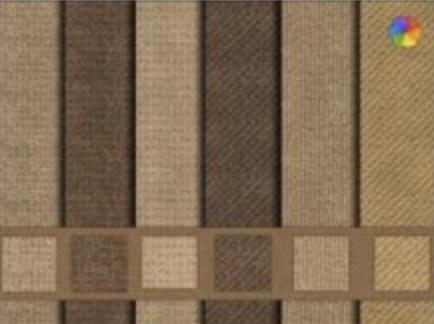
#> input picture basics/Image Processing/bilateral.png, 434 x 324 px
$ jupyter execute 'Image Filtering.ipynb'   (older library calls are emulated)
#> lines starting #> are read from the running program, lines starting #| are printed output that depends on the picture
https://docs.opencv.org/4.1.0/d4/d86/group__imgproc__filter.html

## Enumerations

enum  	cv::MorphShapes {
  cv::MORPH_RECT = 0,
  cv::MORPH_CROSS = 1,
  cv::MORPH_ELLIPSE = 2
}
 	shape of the structuring element More...

enum  	cv::MorphTypes {
  cv::MORPH_ERODE = 0,
  cv::MORPH_DILATE = 1,
  cv::MORPH_OPEN = 2,
  cv::MORPH_CLOSE = 3,
  cv::MORPH_GRADIENT = 4,
  cv::MORPH_TOPHAT = 5,
  cv::MORPH_BLACKHAT = 6,
  cv::MORPH_HITMISS = 7
}
 	type of morphological operation More...

enum  	cv::SpecialFilter { cv::FILTER_SCHARR = -1 }

## Functions

void 	cv::`bilateralFilter` (InputArray src, OutputArray dst, int d, double sigmaColor, double sigmaSpace, int borderType=BORDER_DEFAULT)
 	Applies the bilateral filter to an image. More...

void 	cv::`blur` (InputArray src, OutputArray dst, Size ksize, Point anchor=Point(-1,-1), int borderType=BORDER_DEFAULT)
 	Blurs an image using the normalized box filter. More...

void 	cv::`boxFilter` (InputArray src, OutputArray dst, int ddepth, Size ksize, Point anchor=Point(-1,-1), bool normalize=true, int borderType=BORDER_DEFAULT)
 	Blurs an image using the box filter. More...

void 	cv::`buildPyramid` (InputArray src, OutputArrayOfArrays dst, int maxlevel, int borderType=BORDER_DEFAULT)
 	Constructs the Gaussian pyramid for an image. More...

void 	cv::`dilate` (InputArray src, OutputArray dst, InputArray kernel, Point anchor=Point(-1,-1), int iterations=1, int borderType=BORDER_CONSTANT, const Scalar &borderValue=morphologyDefaultBorderValue())
 	Dilates an image by using a specific structuring element. More...

void 	cv::`erode` (InputArray src, OutputArray dst, InputArray kernel, Point anchor=Point(-1,-1), int iterations=1, int borderType=BORDER_CONSTANT, const Scalar &borderValue=morphologyDefaultBorderValue())
 	Erodes an image by using a specific structuring element. More...

void 	cv::`filter2D` (InputArray src, OutputArray dst, int ddepth, InputArray kernel, Point anchor=Point(-1,-1), double delta=0, int borderType=BORDER_DEFAULT)
 	Convolves an image with the kernel. More...

void 	cv::`GaussianBlur` (InputArray src, OutputArray dst, Size ksize, double sigmaX, double sigmaY=0, int borderType=BORDER_DEFAULT)
 	Blurs an image using a Gaussian filter. More...

void 	cv::`getDerivKernels` (OutputArray kx, OutputArray ky, int dx, int dy, int ksize, bool normalize=false, int ktype=CV_32F)
 	Returns filter coefficients for computing spatial image derivatives. More...

Mat 	cv::`getGaborKernel` (Size ksize, double sigma, double theta, double lambd, double gamma, double psi=CV_PI *0.5, int ktype=CV_64F)
 	Returns Gabor filter coefficients. More...

Mat 	cv::`getGaussianKernel` (int ksize, double sigma, int ktype=CV_64F)
 	Returns Gaussian filter coefficients. More...

Mat 	cv::`getStructuringElement` (int shape, Size ksize, Point anchor=Point(-1,-1))
 	Returns a structuring element of the specified size and shape for morphological operations. More...

void 	cv::`Laplacian` (InputArray src, OutputArray dst, int ddepth, int ksize=1, double scale=1, double delta=0, int borderType=BORDER_DEFAULT)
 	Calculates the Laplacian of an image. More...

void 	cv::`medianBlur` (InputArray src, OutputArray dst, int ksize)
 	Blurs an image using the median filter. More...

static Scalar 	cv::`morphologyDefaultBorderValue` ()
 	returns "magic" border value for erosion and dilation. It is automatically transformed to Scalar::all(-DBL_MAX) for dilation. More...

void 	cv::`morphologyEx` (InputArray src, OutputArray dst, int op, InputArray kernel, Point anchor=Point(-1,-1), int iterations=1, int borderType=BORDER_CONSTANT, const Scalar &borderValue=morphologyDefaultBorderValue())
 	Performs advanced morphological transformations. More...

void 	cv::`pyrDown` (InputArray src, OutputArray dst, const Size &dstsize=Size(), int borderType=BORDER_DEFAULT)
 	Blurs an image and downsamples it. More...

void 	cv::`pyrMeanShiftFiltering` (InputArray src, OutputArray dst, double sp, double sr, int maxLevel=1, TermCriteria termcrit=TermCriteria(TermCriteria::MAX_ITER+TermCriteria::EPS, 5, 1))
 	Performs initial step of meanshift segmentation of an image. More...

void 	cv::`pyrUp` (InputArray src, OutputArray dst, const Size &dstsize=Size(), int borderType=BORDER_DEFAULT)
 	Upsamples an image and then blurs it. More...

void 	cv::`Scharr` (InputArray src, OutputArray dst, int ddepth, int dx, int dy, double scale=1, double delta=0, int borderType=BORDER_DEFAULT)
 	Calculates the first x- or y- image derivative using Scharr operator. More...

void 	cv::`sepFilter2D` (InputArray src, OutputArray dst, int ddepth, InputArray kernelX, InputArray kernelY, Point anchor=Point(-1,-1), double delta=0, int borderType=BORDER_DEFAULT)
 	Applies a separable linear filter to an image. More...

void 	cv::`Sobel` (InputArray src, OutputArray dst, int ddepth, int dx, int dy, int ksize=3, double scale=1, double delta=0, int borderType=BORDER_DEFAULT)
 	Calculates the first, second, third, or mixed image derivatives using an extended Sobel operator. More...

void 	cv::`spatialGradient` (InputArray src, OutputArray dx, OutputArray dy, int ksize=3, int borderType=BORDER_DEFAULT)
 	Calculates the first order image derivative in both x and y using a Sobel operator. More...

void 	cv::`sqrBoxFilter` (InputArray src, OutputArray dst, int ddepth, Size ksize, Point anchor=Point(-1, -1), bool normalize=true, int borderType=BORDER_DEFAULT)
 	Calculates the normalized sum of squares of the pixel values overlapping the filter. More...


## Detailed Description

Functions and classes described in this section are used to perform various linear or non-linear filtering operations on 2D images (represented as Mat's). It means that for each pixel location (x,y) in the source image (normally, rectangular), its neighborhood is considered and used to compute the response. In case of a linear filter, it is a weighted sum of pixel values. In case of morphological operations, it is the minimum or maximum values, and so on. The computed response is stored in the destination image at the same location (x,y). It means that the output image will be of the same size as the input image. Normally, the functions support multi-channel arrays, in which case every channel is processed independently. Therefore, the output image will also have the same number of channels as the input one.

Another common feature of the functions and classes described in this section is that, unlike simple arithmetic functions, they need to extrapolate values of some non-existing pixels. For example, if you want to smooth an image using a Gaussian 3×3 filter, then, when processing the left-most pixels in each row, you need pixels to the left of them, that is, outside of the image. You can let these pixels be the same as the left-most image pixels ("replicated border" extrapolation method), or assume that all the non-existing pixels are zeros ("constant border" extrapolation method), and so on. OpenCV enables you to specify the extrapolation method. For details, see BorderTypes

---

## bilateralFilter() 双边滤波

双边滤波的参考
http://homepages.inf.ed.ac.uk/rbf/CVonline/LOCAL_COPIES/MANDUCHI1/Bilateral_Filtering.html

§ bilateralFilter()

dst	=	cv.bilateralFilter(	src, d, sigmaColor, sigmaSpace[, dst[, borderType]]	)

Parameters
- src	Source 8-bit or floating-point, 1-channel or 3-channel image.
- dst	Destination image of the same size and type as src .
- d	Diameter of each pixel neighborhood that is used during filtering. If it is non-positive, it is computed from sigmaSpace.
- sigmaColor	Filter sigma in the color space. A larger value of the parameter means that farther colors within the pixel neighborhood (see sigmaSpace) will be mixed together, resulting in larger areas of semi-equal color.
- sigmaSpace	Filter sigma in the coordinate space. A larger value of the parameter means that farther pixels will influence each other as long as their colors are close enough (see sigmaColor ). When d>0, it specifies the neighborhood size regardless of sigmaSpace. Otherwise, d is proportional to sigmaSpace.
- borderType	border mode used to extrapolate pixels outside of the image, see BorderTypes


双边滤波器可以去除无关噪声，同时保持较好的边缘信息。
但是，其速度比绝大多数滤波器都慢。
关于双边滤波，可以参考：Bilateral Filter
关于2个sigma参数：

简单起见，可以令2个sigma的值相等；
如果他们很小（小于10），那么滤波器几乎没有什么效果；
如果他们很大（大于150），那么滤波器的效果会很强，使图像显得非常卡通化；
关于参数d：

过大的滤波器（d>5）执行效率低。
对于实时应用，建议取d=5；
对于需要过滤严重噪声的离线应用，可取d=9；
d>0时，由d指定邻域直径；
d<=0时，d会自动由sigmaSpace的值确定，且d与sigmaSpace成正比；

[cell 1]
import cv2
import matplotlib.pyplot as plt

[cell 2]
img = cv2.imread("bilateral.png")
#> img is the input picture: shape (324, 434, 3); mean B, G, R 82.5, 108.5, 130.1
img = cv2.cvtColor(img, cv2.COLOR_BGR2RGB)

[cell 3]
plt.imshow(img)

[cell 4]
src = img.copy()

[cell 5]
img = cv2.bilateralFilter(img, 9,75,75)

[cell 6]
plt.subplot(121)
plt.imshow(src)
plt.subplot(122)
plt.imshow(img)
plt.show()
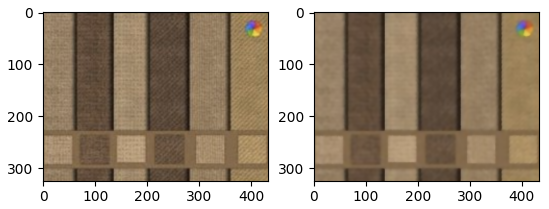
#> figure drawn by matplotlib, 2 panels

---

## blur  均值滤波

Blurs an image using the normalized box filter.

The function smooths an image using the kernel:

The call blur(src, dst, ksize, anchor, borderType) is equivalent to boxFilter(src, dst, src.type(), anchor, true, borderType).


dst	=	cv.blur(	src, ksize[, dst[, anchor[, borderType]]]	)


Parameters
- src	input image; it can have any number of channels, which are processed independently, but the depth should be CV_8U, CV_16U, CV_16S, CV_32F or CV_64F.
- dst	output image of the same size and type as src.
- ksize	blurring kernel size.
- anchor	anchor point; default value Point(-1,-1) means that the anchor is at the kernel center.
- borderType	border mode used to extrapolate pixels outside of the image, see BorderTypes

参数详解如下：

第一个参数，InputArray类型的src，输入图像，即源图像，填Mat类的对象即可。该函数对通道是独立处理的，且可以处理任意通道数的图片，但需要注意，待处理的图片深度应该为CV_8U, CV_16U, CV_16S, CV_32F 以及 CV_64F之一。

第二个参数，OutputArray类型的dst，即目标图像，需要和源图片有一样的尺寸和类型。比如可以用Mat::Clone，以源图片为模板，来初始化得到如假包换的目标图。

第三个参数，Size类型（对Size类型稍后有讲解）的ksize，内核的大小。一般这样写Size( w,h )来表示内核的大小( 其中，w 为像素宽度， h为像素高度)。Size（3,3）就表示3x3的核大小，Size（5,5）就表示5x5的核大小

第四个参数，Point类型的anchor，表示锚点（即被平滑的那个点），注意他有默认值Point(-1,-1)。如果这个点坐标是负值的话，就表示取核的中心为锚点，所以默认值Point(-1,-1)表示这个锚点在核的中心。

第五个参数，int类型的borderType，用于推断图像外部像素的某种边界模式。有默认值BORDER_DEFAULT，我们一般不去管它。

缺点：均值滤波本身存在着固有的缺陷，即它不能很好地保护图像细节，在图像去噪的同时也破坏了图像的细节部分，从而使图像变得模糊，不能很好地去除噪声点。

注：

blur 支持本地计算，即输入输出可以使用同一参数。

[cell 7]
import cv2
import matplotlib.pyplot as plt

[cell 8]
img = cv2.imread("bilateral.png")
img = cv2.cvtColor(img, cv2.COLOR_BGR2RGB)
src = img.copy()

[cell 9]
img = cv2.blur(img, (1,1))

[cell 10]
plt.subplot(121)
plt.imshow(src)
plt.subplot(122)
plt.imshow(img)
plt.show()

---

## boxFilter 方框滤波

Blurs an image using the box filter.

The function smooths an image using the kernel:


Unnormalized box filter is useful for computing various integral characteristics over each pixel neighborhood, such as covariance matrices of image derivatives (used in dense optical flow algorithms, and so on). If you need to compute pixel sums over variable-size windows, use integral.


dst	=	cv.boxFilter(	src, ddepth, ksize[, dst[, anchor[, normalize[, borderType]]]]	)


Parameters
- src	input image.
- dst	output image of the same size and type as src.
- ddepth	the output image depth (-1 to use src.depth()).
- ksize	blurring kernel size.
- anchor	anchor point; default value Point(-1,-1) means that the anchor is at the kernel center.
- normalize	flag, specifying whether the kernel is normalized by its area or not.
- borderType	border mode used to extrapolate pixels outside of the image, see BorderTypes

- InputArray src表示输入图像
- OutputArray dst表示输出图像
- int ddepth输出图像的深度
- Point anchor=Point(-1,-1)处理的像素点是卷积核的中心
- boolnormalize=true表示是不是进行归一化
- int borderType=BORDER_DEFAULT图像边界的处理方式

[cell 11]
import cv2
import matplotlib.pyplot as plt

[cell 12]
img = cv2.imread("boxfilter.jpg")
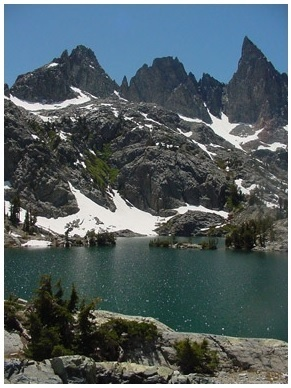
#> input picture basics/Image Processing/boxfilter.jpg, 291 x 388 px
#> img is the input picture: shape (388, 291, 3); mean B, G, R 99.6, 95.8, 83.1
img = cv2.cvtColor(img, cv2.COLOR_BGR2RGB)
src = img.copy()

[cell 13]
#                         -1,2,6
img = cv2.boxFilter(img, cv2.CV_64F,(20,20))
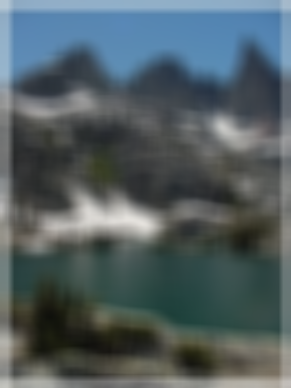
#> img: shape (388, 291, 3) float64; mean R, G, B 82.5, 95.3, 99.1

[cell 14]
#当提示如下错误时
#Clipping input data to the valid range for imshow with RGB data ([0..1] for floats or [0..255] for integers).

#需要把0-255转换成0-1的数值
img = img/255

[cell 15]
plt.subplot(121)
plt.imshow(src)
plt.subplot(122)
plt.imshow(img)
plt.show()
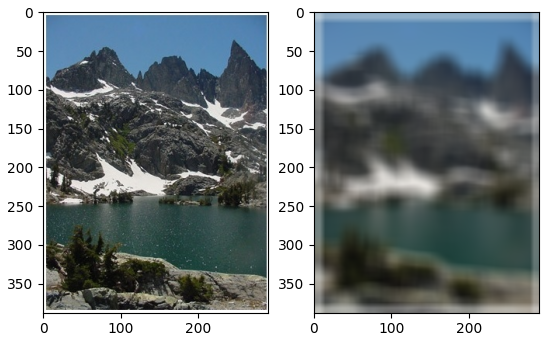
#> figure drawn by matplotlib, 2 panels

---

## buildPyramid  图像金字塔
 (不支持python)

## dilate 膨胀操作

Dilates an image by using a specific structuring element.

The function dilates the source image using the specified structuring element that determines the shape of a pixel neighborhood over which the maximum is taken:

𝚍𝚜𝚝(x,y)=max(x′,y′):𝚎𝚕𝚎𝚖𝚎𝚗𝚝(x′,y′)≠0𝚜𝚛𝚌(x+x′,y+y′)
The function supports the in-place mode. Dilation can be applied several ( iterations ) times. In case of multi-channel images, each channel is processed independently.

Parameters
- src	input image; the number of channels can be arbitrary, but the depth should be one of CV_8U, CV_16U, CV_16S, CV_32F or CV_64F.
- dst	output image of the same size and type as src.
- kernel	structuring element used for dilation; if elemenat=Mat(), a 3 x 3 rectangular structuring element is used. Kernel can be created using getStructuringElement
- anchor	position of the anchor within the element; default value (-1, -1) means that the anchor is at the element center.
- iterations	number of times dilation is applied.
- borderType	pixel extrapolation method, see BorderTypes
- borderValue	border value in case of a constant border


dst	=	cv.dilate(	src, kernel[, dst[, anchor[, iterations[, borderType[, borderValue]]]]]	)


[cell 16]
import cv2
import matplotlib.pyplot as plt

[cell 17]
img = cv2.imread("dog.png")
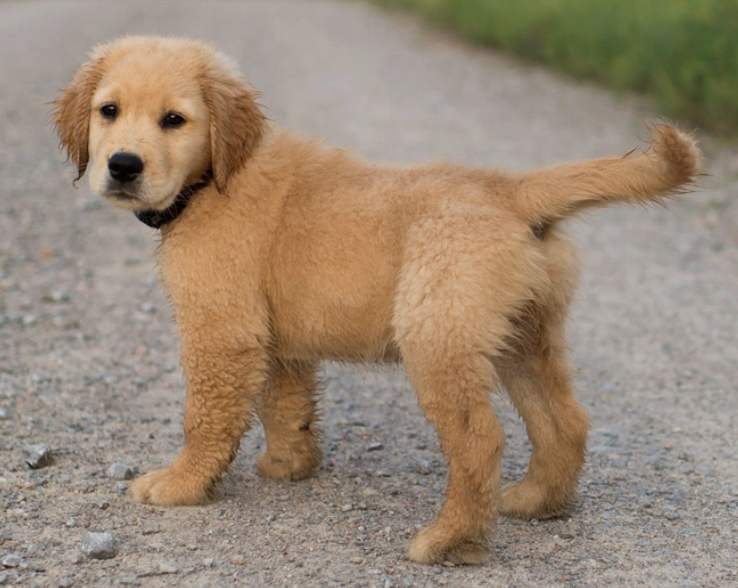
#> input picture basics/Image Processing/dog.png, 738 x 588 px
#> img is the input picture: shape (588, 738, 3); mean B, G, R 117.2, 136, 153.5
img = cv2.cvtColor(img, cv2.COLOR_BGR2RGB)
src = img.copy()

[cell 18]
img = cv2.dilate(img,cv2.getStructuringElement(cv2.MORPH_ELLIPSE, (30, 30)))
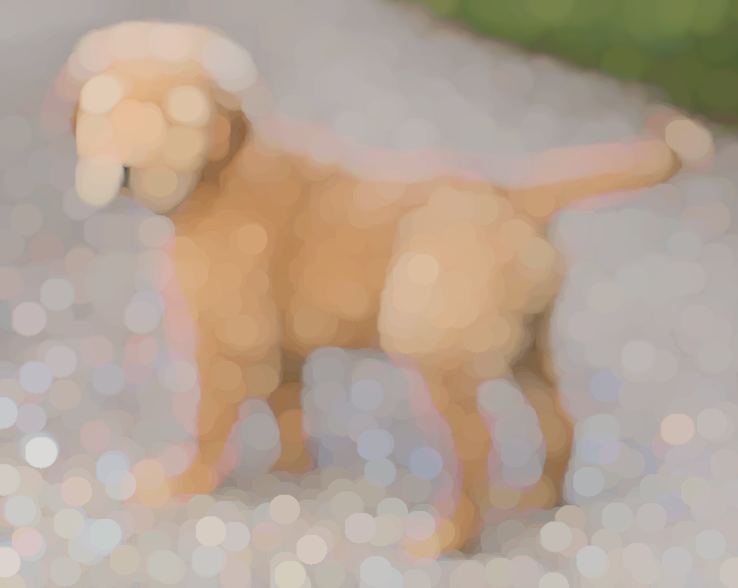
#> img: shape (588, 738, 3); mean R, G, B 181.2, 163.8, 148.2

[cell 19]
plt.subplot(121)
plt.imshow(src)
plt.subplot(122)
plt.imshow(img)

---

## erode 腐蚀

Erodes an image by using a specific structuring element.

The function erodes the source image using the specified structuring element that determines the shape of a pixel neighborhood over which the minimum is taken:


  The function supports the in-place mode. Erosion can be applied several ( iterations ) times. In case of multi-channel images, each channel is processed independently.

Parameters
- src	input image; the number of channels can be arbitrary, but the depth should be one of CV_8U, CV_16U, CV_16S, CV_32F or CV_64F.
- dst	output image of the same size and type as src.
- kernel	structuring element used for erosion; if element=Mat(), a 3 x 3 rectangular structuring element is used. Kernel can be created using getStructuringElement.
- anchor	position of the anchor within the element; default value (-1, -1) means that the anchor is at the element center.
- iterations	number of times erosion is applied.
- borderType	pixel extrapolation method, see BorderTypes
- borderValue	border value in case of a constant border


dst	=	cv.erode(	src, kernel[, dst[, anchor[, iterations[, borderType[, borderValue]]]]]	)

[cell 20]
import cv2
import matplotlib.pyplot as plt

[cell 21]
img = cv2.imread("dog.png")
img = cv2.cvtColor(img, cv2.COLOR_BGR2RGB)
src = img.copy()

[cell 22]
img = cv2.erode(img,cv2.getStructuringElement(cv2.MORPH_ELLIPSE, (30, 30)))
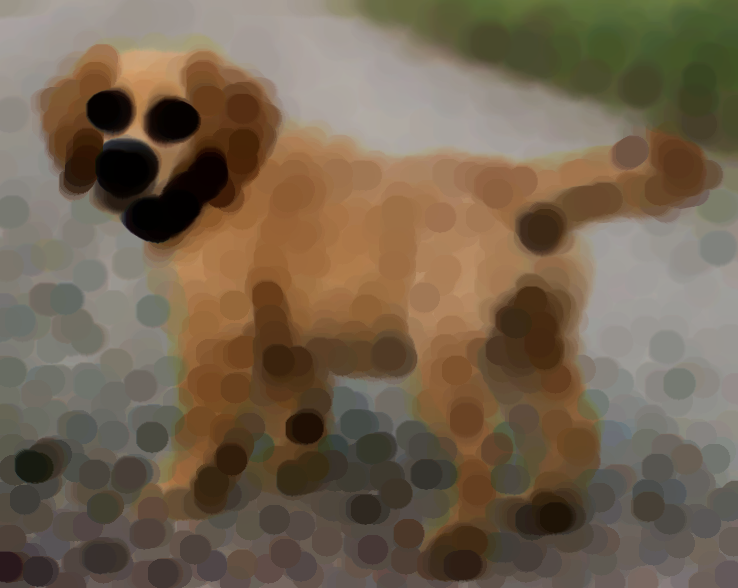
#> img: shape (588, 738, 3); mean R, G, B 115.2, 99.1, 79.5

[cell 23]
plt.subplot(121)
plt.imshow(src)
plt.subplot(122)
plt.imshow(img)

## filter2D 图像卷积

Convolves an image with the kernel.

The function applies an arbitrary linear filter to an image. In-place operation is supported. When the aperture is partially outside the image, the function interpolates outlier pixel values according to the specified border mode.

The function does actually compute correlation, not the convolution:


That is, the kernel is not mirrored around the anchor point. If you need a real convolution, flip the kernel using flip and set the new anchor to (kernel.cols - anchor.x - 1, kernel.rows - anchor.y - 1).

The function uses the DFT-based algorithm in case of sufficiently large kernels (~11 x 11 or larger) and the direct algorithm for small kernels.

Parameters
src	input image.
dst	output image of the same size and the same number of channels as src.
ddepth	desired depth of the destination image, see combinations
kernel	convolution kernel (or rather a correlation kernel), a single-channel floating point matrix; if you want to apply different kernels to different channels, split the image into separate color planes using split and process them individually.
anchor	anchor of the kernel that indicates the relative position of a filtered point within the kernel; the anchor should lie within the kernel; default value (-1,-1) means that the anchor is at the kernel center.
delta	optional value added to the filtered pixels before storing them in dst.
borderType	pixel extrapolation method, see BorderTypes


dst	=	cv.filter2D(	src, ddepth, kernel[, dst[, anchor[, delta[, borderType]]]]	)

图像处理中的卷积运算一般都用来平滑图像、尖锐图像求边缘等等

[cell 24]
import cv2
import matplotlib.pyplot as plt
import numpy as np

[cell 25]
img = cv2.imread("dog.png")
img = cv2.cvtColor(img, cv2.COLOR_BGR2RGB)
src = img.copy()

[cell 26]
img = cv2.filter2D(img,-1,np.ones((6,6),np.float32)/25)
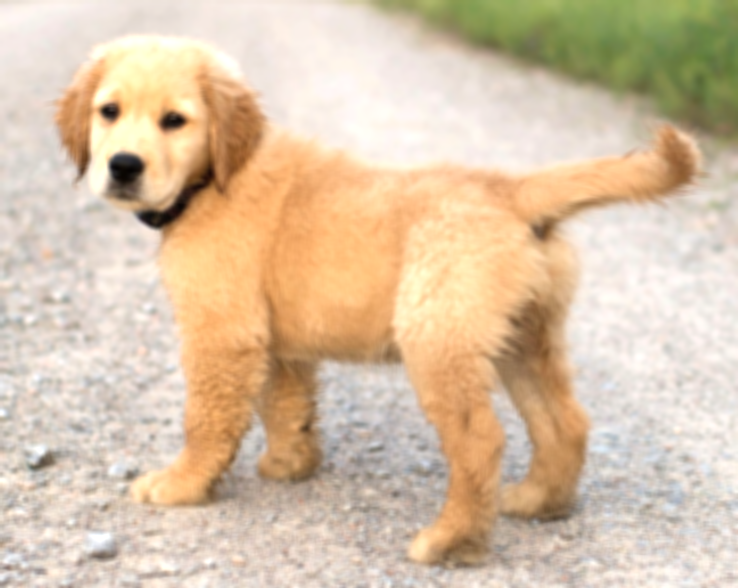
#> img: shape (588, 738, 3); mean R, G, B 218, 195.7, 168.8

[cell 27]
plt.subplot(121)
plt.imshow(src)
plt.subplot(122)
plt.imshow(img)
plt.show()
#> (the rest of the program and of its run is left out)
